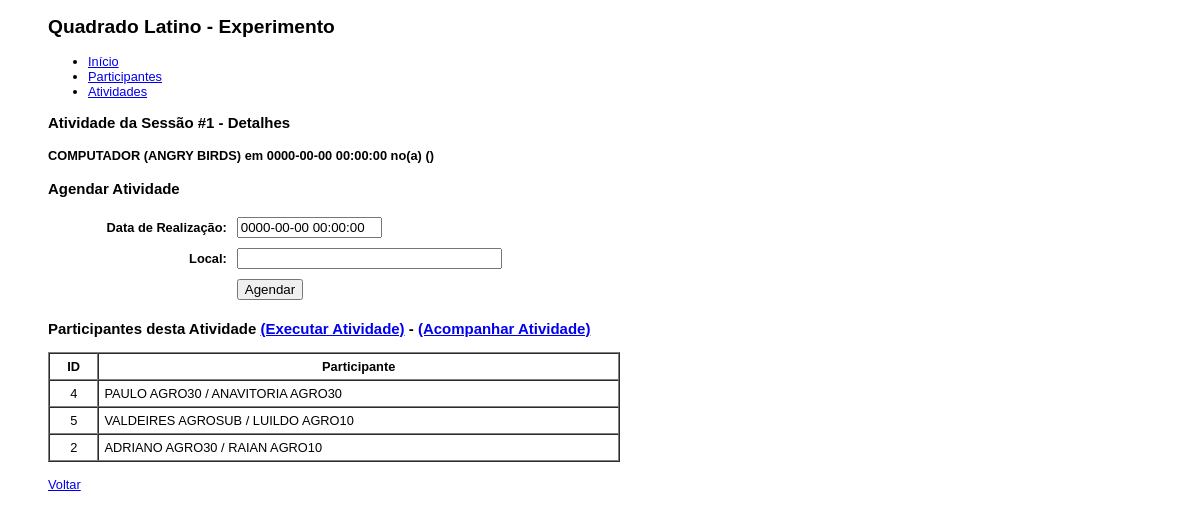
/app/index.php?module=experimento&action=activity&id=1, run on the app's committed database.
### tables this page shows
CREATE TABLE `sessoes_atividades` (
  `id_sess_ativ` int(11) NOT NULL AUTO_INCREMENT,
  `id_sessao` int(11) DEFAULT NULL,
  `id_atividade` int(11) DEFAULT NULL,
  `data_realizacao` datetime DEFAULT NULL,
  `local` varchar(50) DEFAULT NULL,
  PRIMARY KEY (`id_sess_ativ`)
);

CREATE TABLE `atividades` (
  `id_atividade` int(11) NOT NULL AUTO_INCREMENT,
  `atividade` varchar(100) DEFAULT NULL,
  PRIMARY KEY (`id_atividade`)
);

CREATE TABLE `atividades_participantes` (
  `id_ativ_part` int(11) NOT NULL AUTO_INCREMENT,
  `id_sess_ativ` int(11) DEFAULT NULL,
  `id_participante` int(11) DEFAULT NULL,
  PRIMARY KEY (`id_ativ_part`)
);

CREATE TABLE `participantes` (
  `id_participante` int(11) NOT NULL AUTO_INCREMENT,
  `id_grupo` varchar(30) DEFAULT NULL,
  `participante` varchar(100) DEFAULT NULL,
  `sorteado` int(11) DEFAULT '0',
  PRIMARY KEY (`id_participante`)
);

### app/includes/App.class.php (called while the page is built, shortened)
<?php
class App {
	var $con;
	public function __construct() {
		$this->con = new Mysqli("localhost","root","ifma","unplugged_opencv");
	}
	public function query($sql) {
		$res = $this->con->query($sql);
		$rows = array();
		while($row = $res->fetch_assoc()) {
			$rows[] = $row;
		}
		return $rows;
	}
	public function getOne($table, $id) {
		$sql = "select * from $table where $id";
		$res = $this->query($sql);
		return $res[0];
	}
}

### app/modules/experimento.activity.php (the view, shortened to what this page needs)
<?php
	$id = (int)$_GET["id"];
	$item = $app->getOne("sessoes_atividades sa, atividades a, sessoes s","sa.id_sess_ativ = $id and a.id_atividade = sa.id_atividade and s.id_sessao = sa.id_sessao");
	$itens = $app->query("select * from atividades_participantes ap, participantes p where ap.id_participante = p.id_participante and id_sess_ativ = $id");
?>
<h3>Atividade da Sessão #<?=$id?> - Detalhes</h3>
<h4><?=$item["atividade"]?> em <?=$item["data_realizacao"]?> no(a) (<?=$item["local"]?>)</h4>
<h3>Agendar Atividade</h3>
<form action="/quadlatino/app/?module=experimento&action=scheduling" method="post">
	<table width="50%" border="0" cellpadding="5" cellspacing="0">
		<tr>
			<th align="right">Data de Realização:</th>
			<td>
				<input type="text" name="data_realizacao" size="15" value="<?=$item["data_realizacao"]?>" />
			</td>
		</tr>
		<tr>
			<th align="right">Local:</th>
			<td>
				<input type="text" name="local" size="30" value="<?=$item["local"]?>" />
			</td>
		</tr>
		<tr>
			<td>&nbsp;</td>
			<td>
				<input type="submit" value="Agendar" />
			</td>
		</tr>
	</table>
</form>
<h3>Participantes desta Atividade
	<a href="/quadlatino/app/execute.php?id=<?=$id?>" target="_blank">(Executar Atividade)</a> -
	<a href="/quadlatino/app/prova.php?id=<?=$id?>" target="_blank">(Acompanhar Atividade)</a>
</h3>
<table width="50%" border="1" cellpadding="5" cellspacing="0">
	<tr>
		<th>ID</th>
		<th>Participante</th>
	</tr>
	<?php foreach($itens as $key=>$it) { ?>
	<tr>
		<td align="center"><?=$it["id_participante"]?></td>
		<td><?=$it["participante"]?></td>
	</tr>
	<?php } ?>
</table>
<br />
<a href="/quadlatino/app/?module=experimento&action=detail&id=<?=$item["id_experimento"]?>">Voltar</a>

### app/index.php (style rules this page uses)
body { padding-left:40px;font-family: arial;font-size: 80%; }

### data on the page
sessoes_atividades: id_atividade.atividade "COMPUTADOR (ANGRY BIRDS)", data_realizacao "0000-00-00 00:00:00"
atividades_participantes: id_participante.id_participante "4", id_participante.participante "PAULO AGRO30 / ANAVITORIA AGRO30"
atividades_participantes: id_participante.id_participante "5", id_participante.participante "VALDEIRES AGROSUB / LUILDO AGRO10"
atividades_participantes: id_participante.id_participante "2", id_participante.participante "ADRIANO AGRO30 / RAIAN AGRO10"

### other printed values
$id "1"
